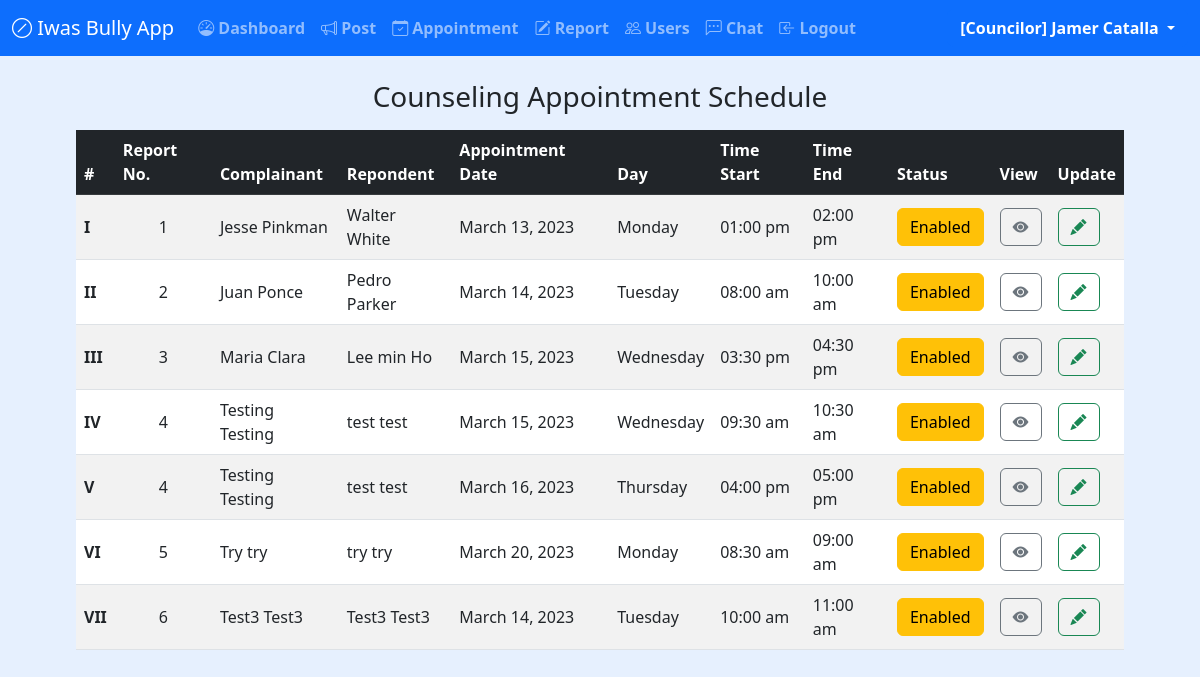
Page /admin/appointment.php (signed in) on the committed database.
### tables this page shows
CREATE TABLE `Appointment` (
  `AppointmentID` int(11) NOT NULL,
  `UserID` int(11) NOT NULL,
  `ReportID` int(11) NOT NULL,
  `ComplainantName` varchar(50) DEFAULT NULL,
  `RespondentName` varchar(50) DEFAULT NULL,
  `AppointmentDate` date DEFAULT NULL,
  `StartTime` time NOT NULL,
  `EndTime` time NOT NULL,
  `CreatedBy` int(11) DEFAULT NULL,
  `CreatedDate` datetime DEFAULT current_timestamp(),
  `ModifiedBy` int(11) DEFAULT NULL,
  `ModifiedDate` timestamp NOT NULL DEFAULT current_timestamp() ON UPDATE current_timestamp(),
  `AppointmentStatus` tinyint(1) NOT NULL DEFAULT 0
);

CREATE TABLE `Report` (
  `ReportID` int(11) NOT NULL,
  `UserID` int(11) NOT NULL,
  `C_Firstname` varchar(50) NOT NULL,
  `C_Lastname` varchar(50) NOT NULL,
  `C_SchoolIDNumber` varchar(20) NOT NULL,
  `C_UserRole` enum('Junior','Senior','Teacher','Guidance Office') NOT NULL,
  `C_Email` varchar(50) NOT NULL,
  `C_ContactNumber` varchar(20) NOT NULL,
  `R_Firstname` varchar(50) NOT NULL,
  `R_Lastname` varchar(50) NOT NULL,
  `R_SchoolIDNumber` varchar(20) NOT NULL,
  `R_UserRole` enum('Junior','Senior','Teacher') NOT NULL,
  `R_Email` varchar(50) NOT NULL,
  `R_ContactNumber` varchar(20) NOT NULL,
  `TypeOfBullying` enum('Verbal','Physical','Social','Cyberbullying') NOT NULL,
  `ImageProof` text DEFAULT NULL,
  `VideoLink` text DEFAULT NULL,
  `Remarks` text DEFAULT NULL,
  `CreatedBy` int(11) DEFAULT NULL,
  `CreatedDate` datetime DEFAULT current_timestamp(),
  `ModifiedBy` int(11) DEFAULT NULL,
  `ModifiedDate` timestamp NOT NULL DEFAULT current_timestamp() ON UPDATE current_timestamp(),
  `ReportStatus` tinyint(4) DEFAULT 0
);

### admin/appointment.php (the view, shortened to what this page needs)
<?php
require_once '../connection/DBconnection.php';
require '../components/header.php';
require '../components/navigation.php';
function intToRoman($num) {
  $map = array(
      'M' => 1000,
      'CM' => 900,
      'D' => 500,
      'CD' => 400,
      'C' => 100,
      'XC' => 90,
      'L' => 50,
      'XL' => 40,
      'X' => 10,
      'IX' => 9,
      'V' => 5,
      'IV' => 4,
      'I' => 1
  );
  $roman = '';
  foreach ($map as $key => $value) {
      while ($num >= $value) {
          $roman .= $key;
          $num -= $value;
      }
  }
  return $roman;
}
    $stmt = $conn->prepare("
      SELECT *
      FROM Report as T1
      JOIN Appointment as T2
      ON T1.ReportID = T2.ReportID
    ");
    $stmt->execute();
    $apppointment = $stmt->fetchAll(PDO::FETCH_OBJ);
?>
<div class="container my-3">
  <h3 class="text-center">Counseling Appointment Schedule</h3>
      <div class="table-responsive my-3">
        <table class="table align-middle table-hover table-striped">
          <thead class="table-dark">
            <tr class="text-start">
              <th>#</th>
              <th>Report No.</th>
              <th>Complainant</th>
              <th>Repondent</th>
              <th>Appointment Date</th>
              <th>Day</th>
              <th>Time Start</th>
              <th>Time End</th>
              <th>Status</th>
              <th>View</th>
              <th>Update</th>
            </tr>
          </thead>
          <tbody>
          <?php foreach($apppointment as $apppointments): ?>
            <tr class="text-start">
              <td><b><?= intToRoman($apppointments->AppointmentID); ?></b></td>
              <td class="text-center"><?= $apppointments->ReportID; ?></td>
              <td><?= $apppointments->C_Firstname." ".$apppointments->C_Lastname; ?></td>
              <td><?= $apppointments->R_Firstname." ".$apppointments->R_Lastname; ?></td>
              <td><?= date("F d, Y", strtotime($apppointments->AppointmentDate)); ?></td>
              <td><?= date("l", strtotime($apppointments->AppointmentDate)); ?></td>
              <td><?= date("h:i a", strtotime($apppointments->StartTime))?></td>
              <td><?= date("h:i a", strtotime($apppointments->EndTime))?></td>
              <?php if($apppointments->AppointmentStatus == 0): ?>
              <td><button type="button" class="btn btn-warning">Enabled</button></td>
              <?php else: ?>
              <td><button type="button" class="btn btn-danger">Canceled</button></td>
              <?php endif; ?>
              <td><button type="button" class="btn btn-outline-secondary"><i class="bi bi-eye-fill"></i></button></td>
              <td><button type="button" class="btn btn-outline-success"><i class="bi bi-pencil-fill"></i></button></td>
            </tr>
          <?php endforeach; ?>
          </tbody>
        </table>
      </div>
</div>
<?php require '../components/footer.php' ;?>

### rows in the picture
appointment: AppointmentID "I", ReportID "1", ReportID.C_Firstname "Jesse", ReportID.C_Lastname "Pinkman", ReportID.R_Firstname "Walter", ReportID.R_Lastname "White", AppointmentDate "March 13, 2023", AppointmentDate "Monday", StartTime "01:00 pm", EndTime "02:00 pm", AppointmentStatus "Enabled"
appointment: AppointmentID "II", ReportID "2", ReportID.C_Firstname "Juan", ReportID.C_Lastname "Ponce", ReportID.R_Firstname "Pedro", ReportID.R_Lastname "Parker", AppointmentDate "March 14, 2023", AppointmentDate "Tuesday", StartTime "08:00 am", EndTime "10:00 am", AppointmentStatus "Enabled"
appointment: AppointmentID "III", ReportID "3", ReportID.C_Firstname "Maria", ReportID.C_Lastname "Clara", ReportID.R_Firstname "Lee min", ReportID.R_Lastname "Ho", AppointmentDate "March 15, 2023", AppointmentDate "Wednesday", StartTime "03:30 pm", EndTime "04:30 pm", AppointmentStatus "Enabled"
appointment: AppointmentID "IV", ReportID "4", ReportID.C_Firstname "Testing", ReportID.C_Lastname "Testing", ReportID.R_Firstname "test", ReportID.R_Lastname "test", AppointmentDate "March 15, 2023", AppointmentDate "Wednesday", StartTime "09:30 am", EndTime "10:30 am", AppointmentStatus "Enabled"
appointment: AppointmentID "V", ReportID "4", ReportID.C_Firstname "Testing", ReportID.C_Lastname "Testing", ReportID.R_Firstname "test", ReportID.R_Lastname "test", AppointmentDate "March 16, 2023", AppointmentDate "Thursday", StartTime "04:00 pm", EndTime "05:00 pm", AppointmentStatus "Enabled"
appointment: AppointmentID "VI", ReportID "5", ReportID.C_Firstname "Try", ReportID.C_Lastname "try", ReportID.R_Firstname "try", ReportID.R_Lastname "try", AppointmentDate "March 20, 2023", AppointmentDate "Monday", StartTime "08:30 am", EndTime "09:00 am", AppointmentStatus "Enabled"
appointment: AppointmentID "VII", ReportID "6", ReportID.C_Firstname "Test3", ReportID.C_Lastname "Test3", ReportID.R_Firstname "Test3", ReportID.R_Lastname "Test3", AppointmentDate "March 14, 2023", AppointmentDate "Tuesday", StartTime "10:00 am", EndTime "11:00 am", AppointmentStatus "Enabled"

### other values in the picture
$UserRole "Councilor"
$Firstname "Jamer"
$Lastname "Catalla"
